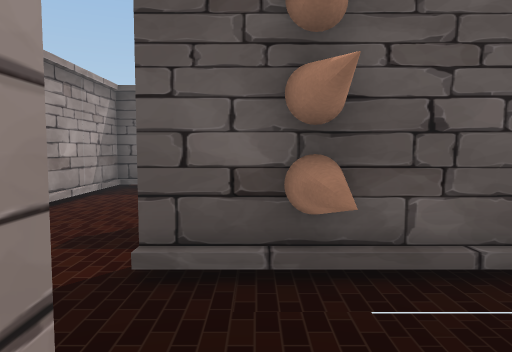
View 1 (above)

24 first-person views from a walk through a Unity game level. The camera is 1.4 m above the floor, tilts 4° down and sees 70° across. Doors are open. The floor is counted in squares, 0.91 m on a side. Each view is taken from the middle of a square. On the plan, view 1 faces up. The plan holds only what a view shows up to about 16 squares ahead; the rest is blank. The place goes on beyond the plan. The player character is not drawn.

View 2
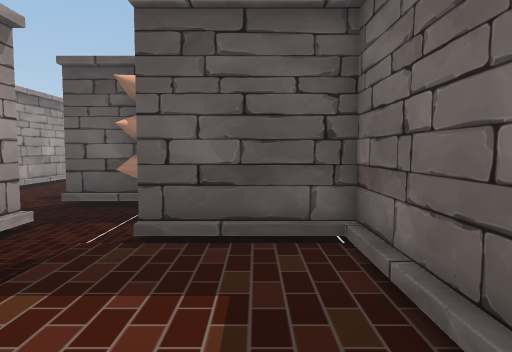

View 3
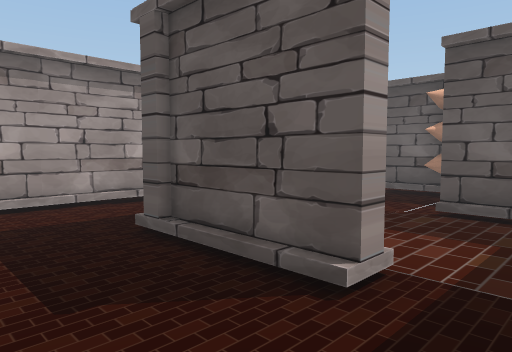

View 4
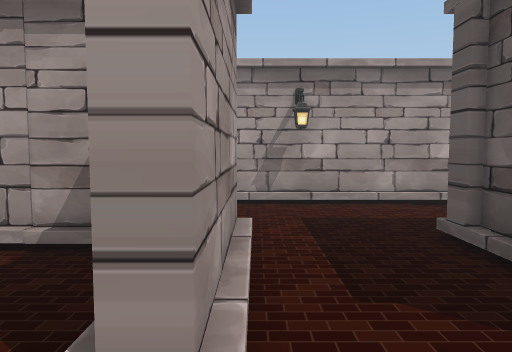

View 5
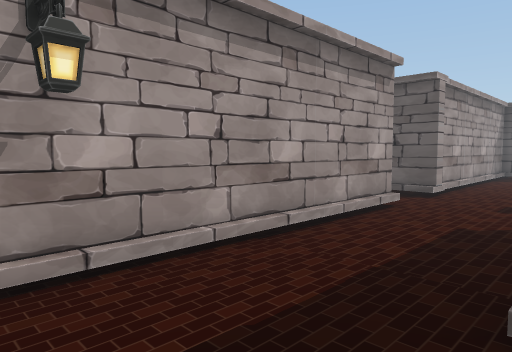

View 6
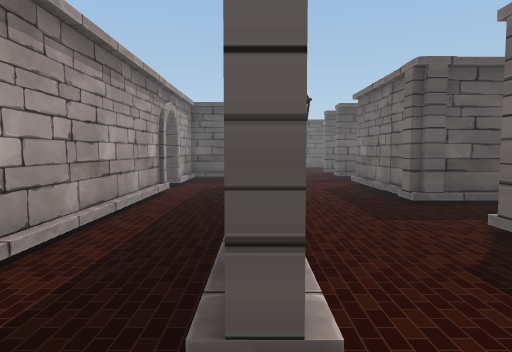

View 7
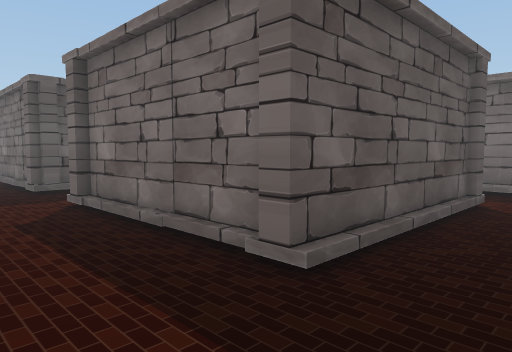

View 8
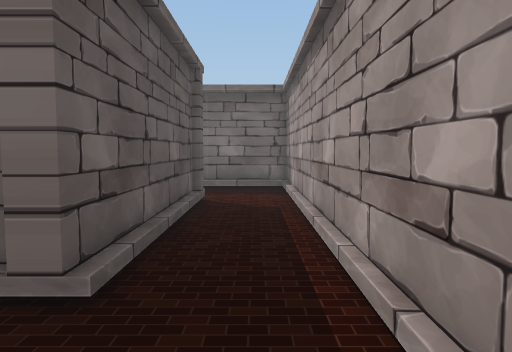

View 9
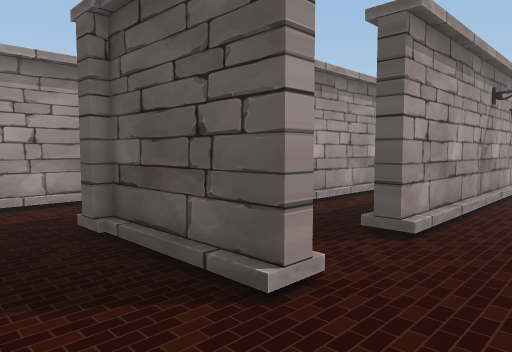

View 10
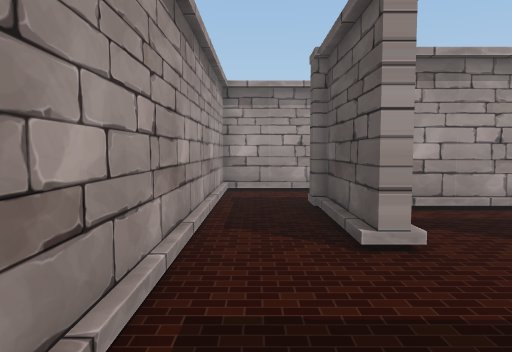

View 11
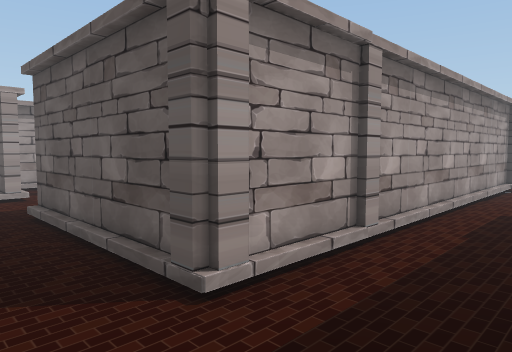

View 12
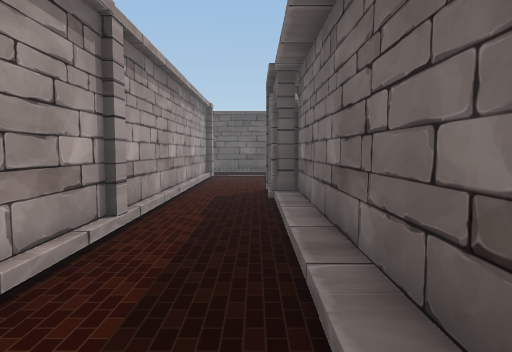

View 13
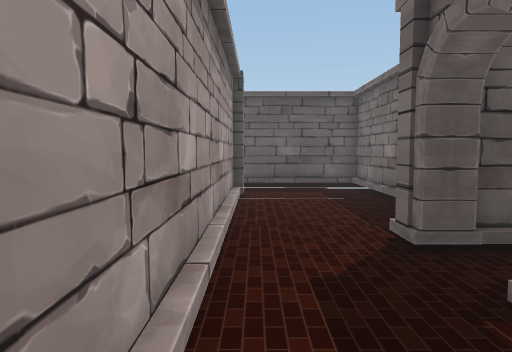

View 14
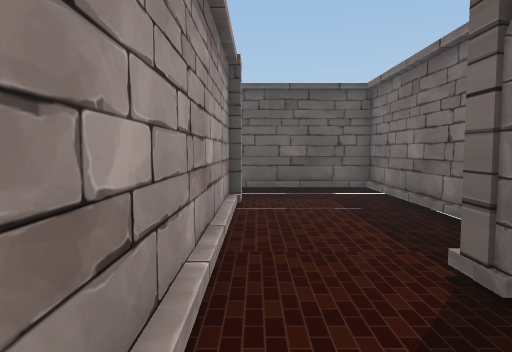

View 15
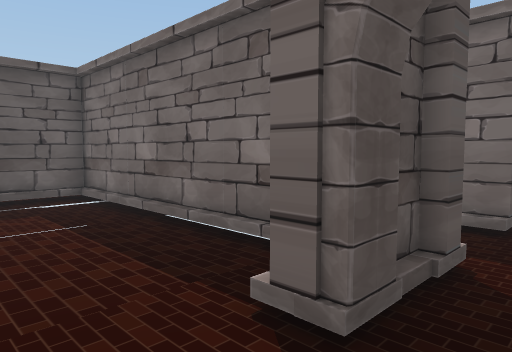

View 16
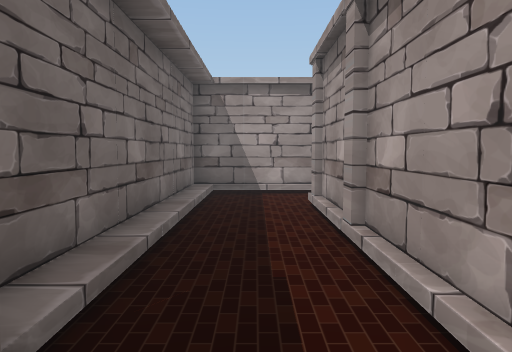

View 17
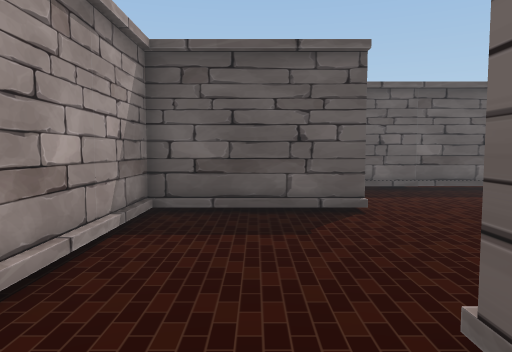

View 18
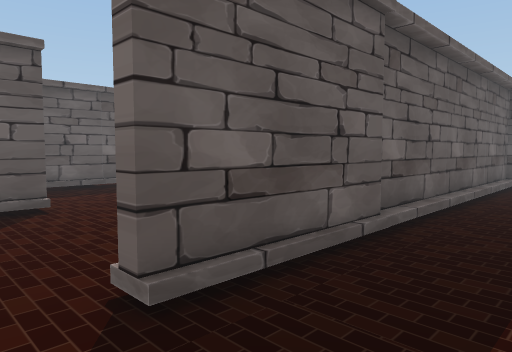

View 19
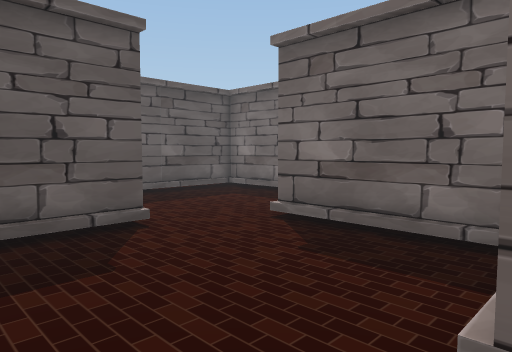

View 20
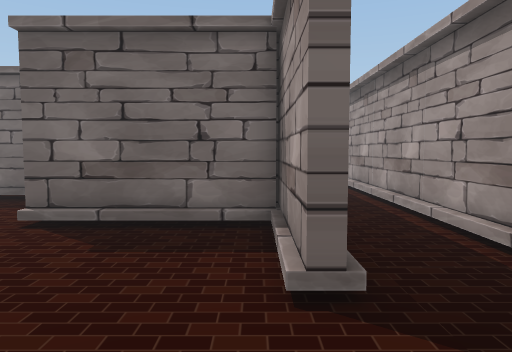

View 21
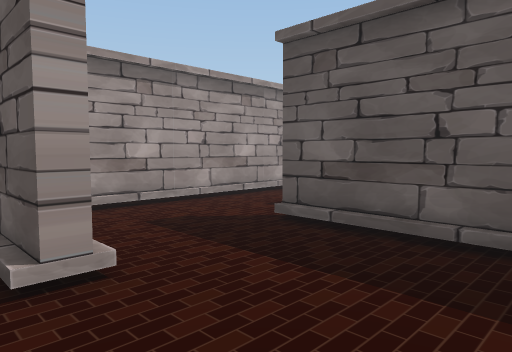

View 22
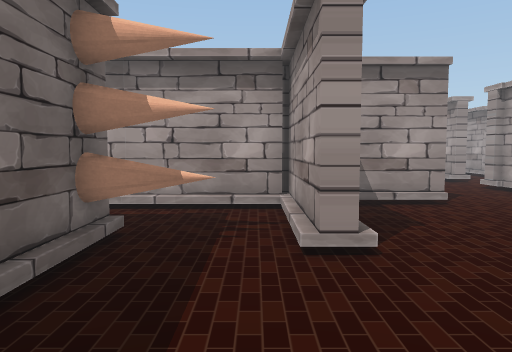

View 23
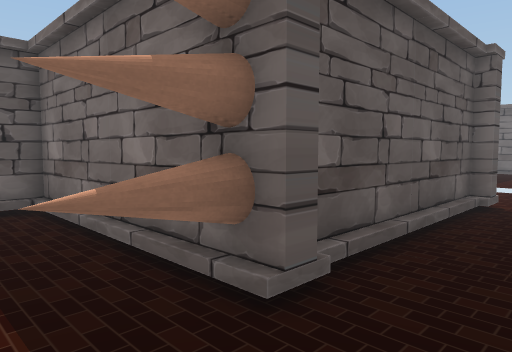

View 24
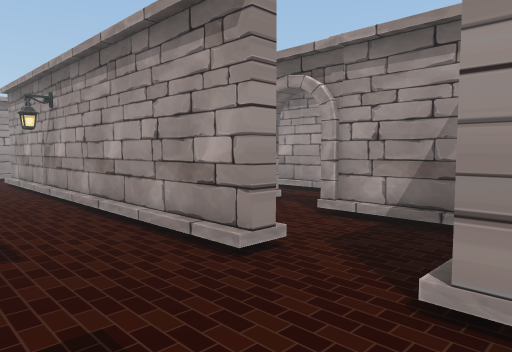

### Floor plan
Key: @ floor where view 1 was taken; # wall or solid block; . main floor; : floor 0.25 m higher than the main floor; / step, stairs or slope; O other object.
Columns run from 15 left of view 1 to 12 right of it. Each row starts with its distance up from view 1.
 25          #
 24          #.
 23          #..
 22          #...
 21          #....#########
 20          #....////////#
 19          #............#
 18          #............#
 17           ............#
 16              .........#
 15          ######.......#
 14          #............#
 13          #........#.OO######
 12          #........#.........
 11          #........#.........
 10          #........#.....
  9          #........##########
  8          #....#####/////////
  7          #................
  6          #..............
  5         .#....##############
  4         ##......O//  //////#
  3      #..........O.    .....#
  2      #....... ...     .....#
  1      #...#... #..#####.....#
  0      #.. #....#@.////#.....#
 -1     .... #....#..   .#.....#
 -2    ......#....#     .#.....#
 -3  #/..#...#....#     .#.....#
 -4  #/. #...#....#     .#.....#
 -5  #/  #...#....#####. #.....#
 -6      #...#.......... #...###
 -7      #...#.......... #......
 -8      #...#.........  #....
 -9      #...#......... .#...##
-10      #...#....#####  #...:#
-11      #...#....#...   #...:#
-12      #...#....#..    #...:#
-13      #...#....#.     #...:#
-14      #........#      #...:#
-15      #........#      #...:#
-16  #   # .......#      #...:#
-17 /#...#####....########...:#
-18 /#.......................:#
-19 /#.......................:#
-20 /#///////////////////////:#
-21  ##########################

Where each view was taken, in squares from view 1:
view 1: 0 up, 0 right, facing up
view 2: 6 down, 4 right, facing up
view 3: 9 down, 5 right, facing up-left
view 4: 9 down, 5 right, facing left
view 5: 9 down, 1 left, facing up-left
view 6: 16 down, 6 left, facing up
view 7: 20 down, 5 left, facing up-right
view 8: 19 down, 5 left, facing right
view 9: 20 down, 3 left, facing up-left
view 10: 19 down, 0 right, facing left
view 11: 20 down, 10 right, facing up-left
view 12: 20 down, 9 right, facing up
view 13: 12 down, 7 right, facing up
view 14: 10 down, 7 right, facing up
view 15: 8 down, 7 right, facing up-right
view 16: 7 down, 8 right, facing down
view 17: 6 up, 3 left, facing up
view 18: 5 up, 3 left, facing up-right
view 19: 8 up, 4 left, facing up-right
view 20: 9 up, 5 left, facing right
view 21: 14 up, 4 right, facing up-left
view 22: 19 up, 4 right, facing down
view 23: 10 up, 4 right, facing up-right
view 24: 5 up, 2 left, facing down-left
